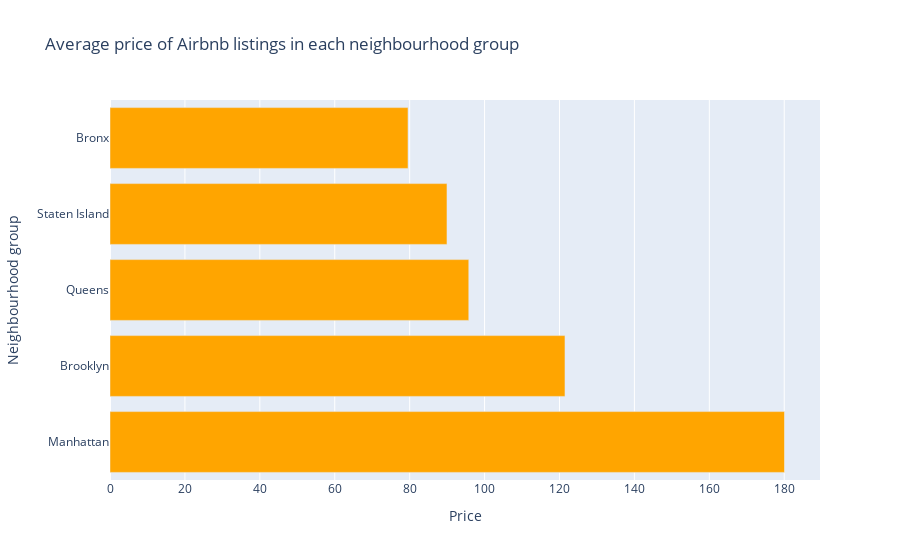
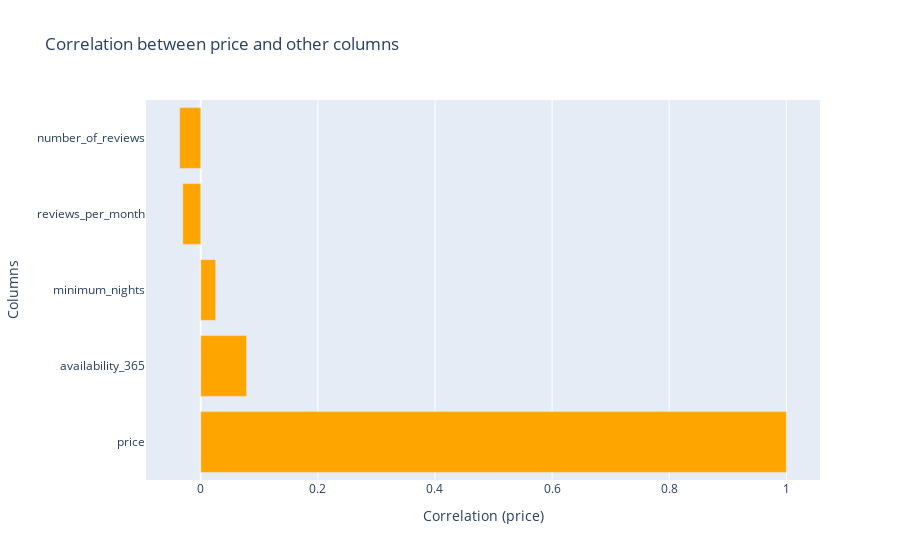
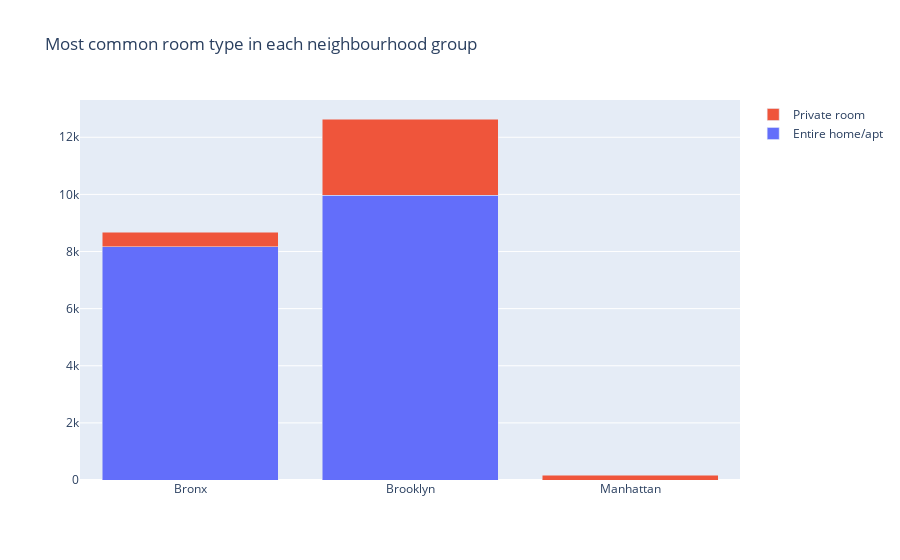
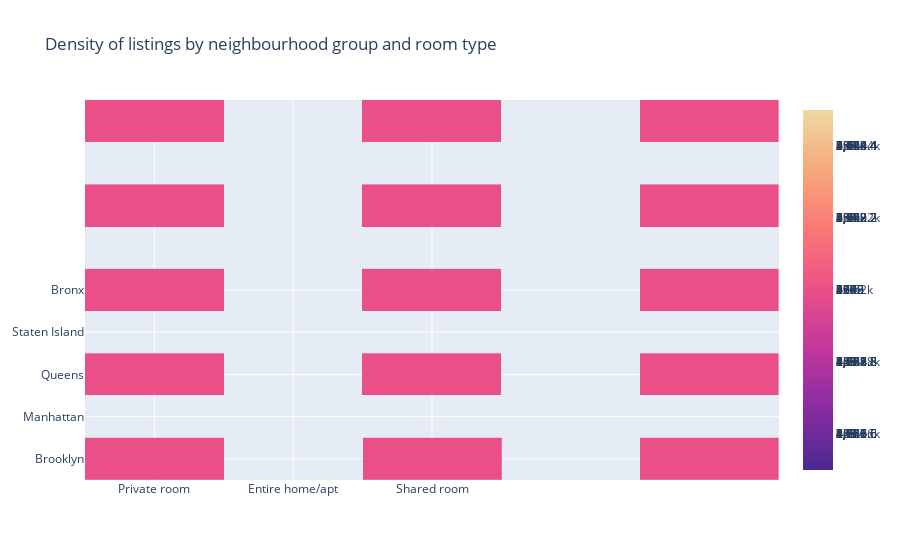

Notebook code for these charts, in order:
### Code cell
from IPython.display import Markdown
from modules.metrics import Metrics
from modules.predictor import Predictor

metrics = Metrics()
predictor = Predictor()

greeting = "Welcome to the Airbnb Explorer!"

display(Markdown(f"""
# {greeting}

# Project Description: Airbnb Explorer
<p align="center">
  <a><img src="./New_York_City_.png" width="400" alt="New_York_City" /></a>
</p>

## Overview
The Airbnb Explorer project aims to provide users with insights into Airbnb listings in New York City. By analyzing data on Airbnb listings, this project helps users find the perfect rental for their needs.

## Price
### Mean Price
The price of a rental is one of the most important factors when choosing a rental. The price of a rental can vary greatly depending on the location, amenities, and size of the rental. The following graph shows the mean price of rentals in each neighborhood:

"""))

metrics.mean_price_per_neighbourhood()

display(Markdown("""
### Price Correlation
The following graph shows the correlation between the price of a several features of a rental.

"""))

metrics.correlation_with_price()

display(Markdown("""
## Conveniences
### Room Type
The following graph shows the number of rentals of each type in each neighborhood.
    """))

metrics.most_common_room_type()

display(Markdown("""
### Listings density per neighborhood
The following graph shows the number of listings per neighborhood (their density) by room type.
"""))

metrics.heatmap_density_of_listings()

display(Markdown("""
### Reviews
The following info shows the average number of reviews per month for each neighborhood.
    """))

metrics.avg_number_of_reviews_per_month()

display(Markdown("""
### Duration of Stay
The following info shows the percentage of rentals that are rented for a certain number of days. Lets say that your preferred duration of stay is +10 days.
        """))

metrics.percentage_of_available_listings_from()

display(Markdown("""
## Hosts
### Unique Hosts
The following info shows the number of unique hosts in each neighborhood.
 """))

metrics.unique_host_count()

display(Markdown("""
### Hosts with Multiple Listings
The following info shows the names of hosts that have +10 listings in each neighborhood.
"""))

metrics.hosts_with_multiple_listings()

display(Markdown("""
# Price Predictor
### Random Forest Regressor Model
The following graph shows the predicted price of a rental based on the features of the rental. Just fill in the features of the rental and the predicted price will be shown.
"""))

predictor.create_form()

### Figure 1 — Plotly figure (JSON) as saved in the notebook; plotly's stock layout.template omitted (floating-point values rounded to 4 significant figures)
{"data": [{"marker": {"color": "orange"}, "orientation": "h", "type": "bar", "x": [180.1, 121.5, 95.78, 89.96, 79.56], "y": ["Manhattan", "Brooklyn", "Queens", "Staten Island", "Bronx"]}], "layout": {"title": {"text": "Average price of Airbnb listings in each neighbourhood group"}, "xaxis": {"title": {"text": "Price"}}, "yaxis": {"range": ["Bronx", "Manhattan"], "title": {"text": "Neighbourhood group"}}}}

### Figure 2 — Plotly figure (JSON) as saved in the notebook; plotly's stock layout.template omitted (floating-point values rounded to 4 significant figures)
{"data": [{"marker": {"color": "orange"}, "orientation": "h", "type": "bar", "x": [1, 0.07828, 0.0255, -0.03062, -0.03592], "y": ["price", "availability_365", "minimum_nights", "reviews_per_month", "number_of_reviews"]}], "layout": {"title": {"text": "Correlation between price and other columns"}, "xaxis": {"title": {"text": "Correlation (price)"}}, "yaxis": {"title": {"text": "Columns"}}}}

### Figure 3 — Plotly figure (JSON) as saved in the notebook; plotly's stock layout.template omitted (floating-point values rounded to 4 significant figures)
{"data": [{"name": "Entire home/apt", "type": "bar", "x": ["Bronx", "Brooklyn", "Manhattan", "Queens", "Staten Island"], "y": [8159, 9962]}, {"name": "Private room", "type": "bar", "x": ["Bronx", "Brooklyn", "Manhattan", "Queens", "Staten Island"], "y": [524, 2678, 159]}, {"name": "Shared room", "type": "bar", "x": ["Bronx", "Brooklyn", "Manhattan", "Queens", "Staten Island"], "y": []}], "layout": {"barmode": "stack", "title": {"text": "Most common room type in each neighbourhood group"}}}

### Figure 4 — Plotly figure (JSON) as saved in the notebook; plotly's stock layout.template omitted (floating-point values rounded to 4 significant figures)
{"data": [{"colorscale": [[0, "rgb(75, 41, 145)"], [0.1667, "rgb(135, 44, 162)"], [0.3333, "rgb(192, 54, 157)"], [0.5, "rgb(234, 79, 136)"], [0.6667, "rgb(250, 120, 118)"], [0.8333, "rgb(246, 169, 122)"], [1, "rgb(237, 217, 163)"]], "type": "heatmap", "x": ["Private room"], "y": ["Brooklyn"], "z": [[7990]], "zmin": 0}, {"colorscale": [[0, "rgb(75, 41, 145)"], [0.1667, "rgb(135, 44, 162)"], [0.3333, "rgb(192, 54, 157)"], [0.5, "rgb(234, 79, 136)"], [0.6667, "rgb(250, 120, 118)"], [0.8333, "rgb(246, 169, 122)"], [1, "rgb(237, 217, 163)"]], "type": "heatmap", "x": ["Entire home/apt"], "y": ["Brooklyn"], "z": [[8159]], "zmin": 0}, {"colorscale": [[0, "rgb(75, 41, 145)"], [0.1667, "rgb(135, 44, 162)"], [0.3333, "rgb(192, 54, 157)"], [0.5, "rgb(234, 79, 136)"], [0.6667, "rgb(250, 120, 118)"], [0.8333, "rgb(246, 169, 122)"], [1, "rgb(237, 217, 163)"]], "type": "heatmap", "x": ["Shared room"], "y": ["Brooklyn"], "z": [[290]], "zmin": 0}, {"colorscale": [[0, "rgb(75, 41, 145)"], [0.1667, "rgb(135, 44, 162)"], [0.3333, "rgb(192, 54, 157)"], [0.5, "rgb(234, 79, 136)"], [0.6667, "rgb(250, 120, 118)"], [0.8333, "rgb(246, 169, 122)"], [1, "rgb(237, 217, 163)"]], "type": "heatmap", "x": ["Entire home/apt"], "y": ["Manhattan"], "z": [[9962]], "zmin": 0}, {"colorscale": [[0, "rgb(75, 41, 145)"], [0.1667, "rgb(135, 44, 162)"], [0.3333, "rgb(192, 54, 157)"], [0.5, "rgb(234, 79, 136)"], [0.6667, "rgb(250, 120, 118)"], [0.8333, "rgb(246, 169, 122)"], [1, "rgb(237, 217, 163)"]], "type": "heatmap", "x": ["Private room"], "y": ["Manhattan"], "z": [[6303]], "zmin": 0}, {"colorscale": [[0, "rgb(75, 41, 145)"], [0.1667, "rgb(135, 44, 162)"], [0.3333, "rgb(192, 54, 157)"], [0.5, "rgb(234, 79, 136)"], [0.6667, "rgb(250, 120, 118)"], [0.8333, "rgb(246, 169, 122)"], [1, "rgb(237, 217, 163)"]], "type": "heatmap", "x": ["Shared room"], "y": ["Manhattan"], "z": [[356]], "zmin": 0}, {"colorscale": [[0, "rgb(75, 41, 145)"], [0.1667, "rgb(135, 44, 162)"], [0.3333, "rgb(192, 54, 157)"], [0.5, "rgb(234, 79, 136)"], [0.6667, "rgb(250, 120, 118)"], [0.8333, "rgb(246, 169, 122)"], [1, "rgb(237, 217, 163)"]], "type": "heatmap", "x": ["Private room"], "y": ["Queens"], "z": [[2678]], "zmin": 0}, {"colorscale": [[0, "rgb(75, 41, 145)"], [0.1667, "rgb(135, 44, 162)"], [0.3333, "rgb(192, 54, 157)"], [0.5, "rgb(234, 79, 136)"], [0.6667, "rgb(250, 120, 118)"], [0.8333, "rgb(246, 169, 122)"], [1, "rgb(237, 217, 163)"]], "type": "heatmap", "x": ["Entire home/apt"], "y": ["Queens"], "z": [[1742]], "zmin": 0}, {"colorscale": [[0, "rgb(75, 41, 145)"], [0.1667, "rgb(135, 44, 162)"], [0.3333, "rgb(192, 54, 157)"], [0.5, "rgb(234, 79, 136)"], [0.6667, "rgb(250, 120, 118)"], [0.8333, "rgb(246, 169, 122)"], [1, "rgb(237, 217, 163)"]], "type": "heatmap", "x": ["Shared room"], "y": ["Queens"], "z": [[152]], "zmin": 0}, {"colorscale": [[0, "rgb(75, 41, 145)"], [0.1667, "rgb(135, 44, 162)"], [0.3333, "rgb(192, 54, 157)"], [0.5, "rgb(234, 79, 136)"], [0.6667, "rgb(250, 120, 118)"], [0.8333, "rgb(246, 169, 122)"], [1, "rgb(237, 217, 163)"]], "type": "heatmap", "x": ["Private room"], "y": ["Staten Island"], "z": [[159]], "zmin": 0}, {"colorscale": [[0, "rgb(75, 41, 145)"], [0.1667, "rgb(135, 44, 162)"], [0.3333, "rgb(192, 54, 157)"], [0.5, "rgb(234, 79, 136)"], [0.6667, "rgb(250, 120, 118)"], [0.8333, "rgb(246, 169, 122)"], [1, "rgb(237, 217, 163)"]], "type": "heatmap", "x": ["Entire home/apt"], "y": ["Staten Island"], "z": [[150]], "zmin": 0}, {"colorscale": [[0, "rgb(75, 41, 145)"], [0.1667, "rgb(135, 44, 162)"], [0.3333, "rgb(192, 54, 157)"], [0.5, "rgb(234, 79, 136)"], [0.6667, "rgb(250, 120, 118)"], [0.8333, "rgb(246, 169, 122)"], [1, "rgb(237, 217, 163)"]], "type": "heatmap", "x": ["Shared room"], "y": ["Staten Island"], "z": [[5]], "zmin": 0}, {"colorscale": [[0, "rgb(75, 41, 145)"], [0.1667, "rgb(135, 44, 162)"], [0.3333, "rgb(192, 54, 157)"], [0.5, "rgb(234, 79, 136)"], [0.6667, "rgb(250, 120, 118)"], [0.8333, "rgb(246, 169, 122)"], [1, "rgb(237, 217, 163)"]], "type": "heatmap", "x": ["Private room"], "y": ["Bronx"], "z": [[524]], "zmin": 0}, {"colorscale": [[0, "rgb(75, 41, 145)"], [0.1667, "rgb(135, 44, 162)"], [0.3333, "rgb(192, 54, 157)"], [0.5, "rgb(234, 79, 136)"], [0.6667, "rgb(250, 120, 118)"], [0.8333, "rgb(246, 169, 122)"], [1, "rgb(237, 217, 163)"]], "type": "heatmap", "x": ["Entire home/apt"], "y": ["Bronx"], "z": [[308]], "zmin": 0}, {"colorscale": [[0, "rgb(75, 41, 145)"], [0.1667, "rgb(135, 44, 162)"], [0.3333, "rgb(192, 54, 157)"], [0.5, "rgb(234, 79, 136)"], [0.6667, "rgb(250, 120, 118)"], [0.8333, "rgb(246, 169, 122)"], [1, "rgb(237, 217, 163)"]], "type": "heatmap", "x": ["Shared room"], "y": ["Bronx"], "z": [[43]], "zmin": 0}], "layout": {"title": {"text": "Density of listings by neighbourhood group and room type"}}}
